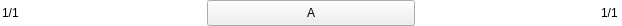
<?xml version="1.0" encoding="UTF-8"?>
<ui version="4.0">
 <class>Pianorollheader</class>
 <widget class="QWidget" name="Pianorollheader">
  <property name="windowModality">
   <enum>Qt::NonModal</enum>
  </property>
  <property name="geometry">
   <rect>
    <x>0</x>
    <y>0</y>
    <width>622</width>
    <height>26</height>
   </rect>
  </property>
  <property name="windowTitle">
   <string>Form</string>
  </property>
  <property name="autoFillBackground">
   <bool>false</bool>
  </property>
  <layout class="QHBoxLayout" name="horizontalLayout">
   <property name="spacing">
    <number>0</number>
   </property>
   <property name="margin">
    <number>0</number>
   </property>
   <item>
    <widget class="NoteNameQLineEdit" name="lowkey">
     <property name="sizePolicy">
      <sizepolicy hsizetype="Expanding" vsizetype="Expanding">
       <horstretch>1</horstretch>
       <verstretch>0</verstretch>
      </sizepolicy>
     </property>
     <property name="maximumSize">
      <size>
       <width>16777215</width>
       <height>16777215</height>
      </size>
     </property>
     <property name="toolTip">
      <string>&lt;html&gt;&lt;head/&gt;&lt;body&gt;&lt;p&gt;Grid value&lt;/p&gt;&lt;p&gt;To circumvent grid, hold the CTRL key.&lt;/p&gt;&lt;p&gt;Use mouse wheel to quicly change the value.&lt;/p&gt;&lt;/body&gt;&lt;/html&gt;</string>
     </property>
     <property name="inputMask">
      <string/>
     </property>
     <property name="text">
      <string>1/1</string>
     </property>
     <property name="frame">
      <bool>false</bool>
     </property>
    </widget>
   </item>
   <item>
    <widget class="QToolButton" name="autorange">
     <property name="sizePolicy">
      <sizepolicy hsizetype="Minimum" vsizetype="Expanding">
       <horstretch>1</horstretch>
       <verstretch>0</verstretch>
      </sizepolicy>
     </property>
     <property name="text">
      <string>A</string>
     </property>
    </widget>
   </item>
   <item>
    <widget class="NoteNameQLineEdit" name="highkey">
     <property name="sizePolicy">
      <sizepolicy hsizetype="Expanding" vsizetype="Expanding">
       <horstretch>1</horstretch>
       <verstretch>0</verstretch>
      </sizepolicy>
     </property>
     <property name="maximumSize">
      <size>
       <width>16777215</width>
       <height>16777215</height>
      </size>
     </property>
     <property name="toolTip">
      <string>&lt;html&gt;&lt;head/&gt;&lt;body&gt;&lt;p&gt;Grid value&lt;/p&gt;&lt;p&gt;To circumvent grid, hold the CTRL key.&lt;/p&gt;&lt;p&gt;Use mouse wheel to quicly change the value.&lt;/p&gt;&lt;/body&gt;&lt;/html&gt;</string>
     </property>
     <property name="inputMask">
      <string/>
     </property>
     <property name="text">
      <string>1/1</string>
     </property>
     <property name="frame">
      <bool>false</bool>
     </property>
     <property name="alignment">
      <set>Qt::AlignRight|Qt::AlignTrailing|Qt::AlignVCenter</set>
     </property>
    </widget>
   </item>
  </layout>
 </widget>
 <customwidgets>
  <customwidget>
   <class>NoteNameQLineEdit</class>
   <extends>QLineEdit</extends>
   <header>lzqlineedit.h</header>
  </customwidget>
 </customwidgets>
 <resources/>
 <connections/>
</ui>
